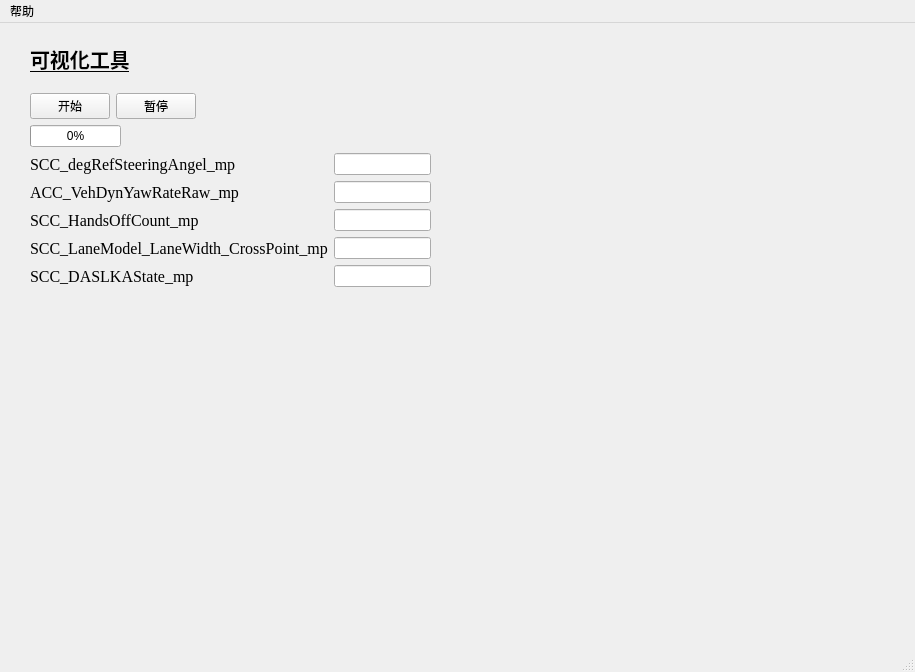
<?xml version="1.0" encoding="UTF-8"?>
<ui version="4.0">
 <author>范嘉炯</author>
 <class>MainWindow</class>
 <widget class="QMainWindow" name="MainWindow">
  <property name="geometry">
   <rect>
    <x>0</x>
    <y>0</y>
    <width>915</width>
    <height>672</height>
   </rect>
  </property>
  <property name="cursor">
   <cursorShape>ArrowCursor</cursorShape>
  </property>
  <property name="windowTitle">
   <string>可视化工具1.0</string>
  </property>
  <widget class="QWidget" name="centralwidget">
   <widget class="QLabel" name="label_2">
    <property name="geometry">
     <rect>
      <x>30</x>
      <y>20</y>
      <width>121</width>
      <height>31</height>
     </rect>
    </property>
    <property name="font">
     <font>
      <family>宋体</family>
      <pointsize>15</pointsize>
      <weight>75</weight>
      <bold>true</bold>
      <underline>true</underline>
     </font>
    </property>
    <property name="text">
     <string>可视化工具</string>
    </property>
   </widget>
   <widget class="QWidget" name="formLayoutWidget">
    <property name="geometry">
     <rect>
      <x>30</x>
      <y>70</y>
      <width>401</width>
      <height>195</height>
     </rect>
    </property>
    <layout class="QFormLayout" name="formLayout_2">
     <item row="4" column="0">
      <widget class="QLabel" name="label">
       <property name="font">
        <font>
         <family>Times New Roman</family>
         <pointsize>12</pointsize>
        </font>
       </property>
       <property name="text">
        <string>SCC_degRefSteeringAngel_mp</string>
       </property>
      </widget>
     </item>
     <item row="4" column="1">
      <widget class="QLineEdit" name="lineEdit"/>
     </item>
     <item row="5" column="0">
      <widget class="QLabel" name="label_3">
       <property name="font">
        <font>
         <family>Times New Roman</family>
         <pointsize>12</pointsize>
        </font>
       </property>
       <property name="text">
        <string>ACC_VehDynYawRateRaw_mp</string>
       </property>
      </widget>
     </item>
     <item row="5" column="1">
      <widget class="QLineEdit" name="lineEdit_2"/>
     </item>
     <item row="6" column="0">
      <widget class="QLabel" name="label_4">
       <property name="font">
        <font>
         <family>Times New Roman</family>
         <pointsize>12</pointsize>
        </font>
       </property>
       <property name="text">
        <string>SCC_HandsOffCount_mp</string>
       </property>
      </widget>
     </item>
     <item row="6" column="1">
      <widget class="QLineEdit" name="lineEdit_3"/>
     </item>
     <item row="7" column="0">
      <widget class="QLabel" name="label_5">
       <property name="font">
        <font>
         <family>Times New Roman</family>
         <pointsize>12</pointsize>
        </font>
       </property>
       <property name="text">
        <string>SCC_LaneModel_LaneWidth_CrossPoint_mp</string>
       </property>
      </widget>
     </item>
     <item row="7" column="1">
      <widget class="QLineEdit" name="lineEdit_4"/>
     </item>
     <item row="8" column="0">
      <widget class="QLabel" name="label_6">
       <property name="font">
        <font>
         <family>Times New Roman</family>
         <pointsize>12</pointsize>
        </font>
       </property>
       <property name="text">
        <string>SCC_DASLKAState_mp</string>
       </property>
      </widget>
     </item>
     <item row="8" column="1">
      <widget class="QLineEdit" name="lineEdit_9"/>
     </item>
     <item row="0" column="0">
      <layout class="QHBoxLayout" name="horizontalLayout">
       <item>
        <widget class="QPushButton" name="pushButton_2">
         <property name="text">
          <string>开始</string>
         </property>
        </widget>
       </item>
       <item>
        <widget class="QPushButton" name="pushButton">
         <property name="text">
          <string>暂停</string>
         </property>
        </widget>
       </item>
      </layout>
     </item>
     <item row="3" column="0">
      <widget class="QProgressBar" name="progressBar">
       <property name="value">
        <number>0</number>
       </property>
      </widget>
     </item>
    </layout>
   </widget>
  </widget>
  <widget class="QStatusBar" name="statusbar"/>
  <widget class="QMenuBar" name="menuBar">
   <property name="geometry">
    <rect>
     <x>0</x>
     <y>0</y>
     <width>915</width>
     <height>23</height>
    </rect>
   </property>
   <widget class="QMenu" name="menu">
    <property name="title">
     <string>帮助</string>
    </property>
    <addaction name="actionAbout"/>
   </widget>
   <addaction name="menu"/>
  </widget>
  <action name="actionAbout">
   <property name="text">
    <string>About</string>
   </property>
  </action>
 </widget>
 <resources/>
 <connections/>
</ui>
